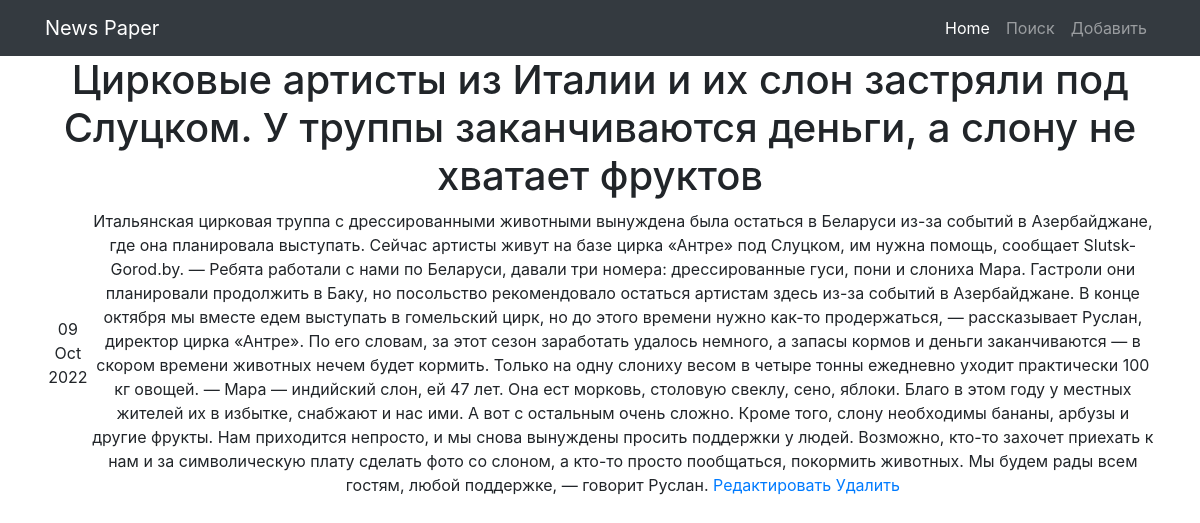
Screenshot of /news/7 with the database file from the repository.
### news/models.py (models this page shows, shortened)
class Post(models.Model):
    created = models.DateTimeField(auto_now_add=True)
    category = models.ManyToManyField(Category, through='PostCategory')
    title = models.CharField(max_length=255)
    text = models.TextField()
    rating = models.FloatField(default=0.0)
    post_author = models.ForeignKey(Author,on_delete=models.CASCADE)
    news = 'NW'
    article = 'AT'
    choice_post = [
        (news, 'Новость'),
        (article, 'Статья'),
    ]
    type = models.CharField(max_length = 2,
                            choices = choice_post,
                            default = news
                            )

### news/views.py (the view)
# urls.py: path('<int:pk>', PostDetail.as_view(), name='post_detail'),
class PostDetail(DetailView):
    model = Post
    template_name = 'PostDetail.html'
    context_object_name = 'post_detail'

### news/templatetags/custom_filters.py (called while the page is built)
@register.filter()
def censor(value):
    new_string = []
    badword_list = ['жопа', 'вареники', 'промышленность', 'сыр', 'ученый', 'коронавирус']
    splited_text = value.split(' ')
    for word in splited_text:
        if word in badword_list:
            new_string.append(word[0]+(len(word)-1)*'*')
        else:
            new_string.append(word)
    value = ' '.join(new_string)
    return value

### templates/PostDetail.html (shortened to what this page needs)
{% extends 'flatpages/default.html' %}
{% load custom_filters %}
{% block content %}
<h1>{{post_detail.title|censor}}</h1>
           <table>
               <tr>
               <td>{{ post_detail.created | date:'d M Y' }}</td>
               <td>{{ post_detail.text|censor}}
                   <a href="{{post_detail.id}}/update">Редактировать</a>
                   <a href="{{post_detail.id}}/delete">Удалить</a>
               </td>
               </tr>
{% endblock content %}

### rows the page displays
Post: title|censor "Цирковые артисты из Италии и их слон застряли под Слуцком. У труппы заканчиваются деньги, а слону не хватает фруктов", created "09 Oct 2022", text|censor "Итальянская цирковая труппа с дрессированными животными вынуждена была остаться в Беларуси из-за событий в Азербайджане, где она планировала выступать. Сейчас артисты живут на базе цирка «Антре» под Слуцком, им нужна помощь, сообщает Slutsk-Gorod.by. — Ребята работали с нами по Беларуси, давали три номера: дрессированные гуси, пони и слониха Мара. Гастроли они планировали продолжить в Баку, но посольство рекомендовало остаться артистам здесь из-за событий в Азербайджане. В конце октября мы вместе едем выступать в гомельский цирк, но до этого времени нужно как-то продержаться, — рассказывает Руслан, директор цирка «Антре». По его словам, за этот сезон заработать удалось немного, а запасы…"
